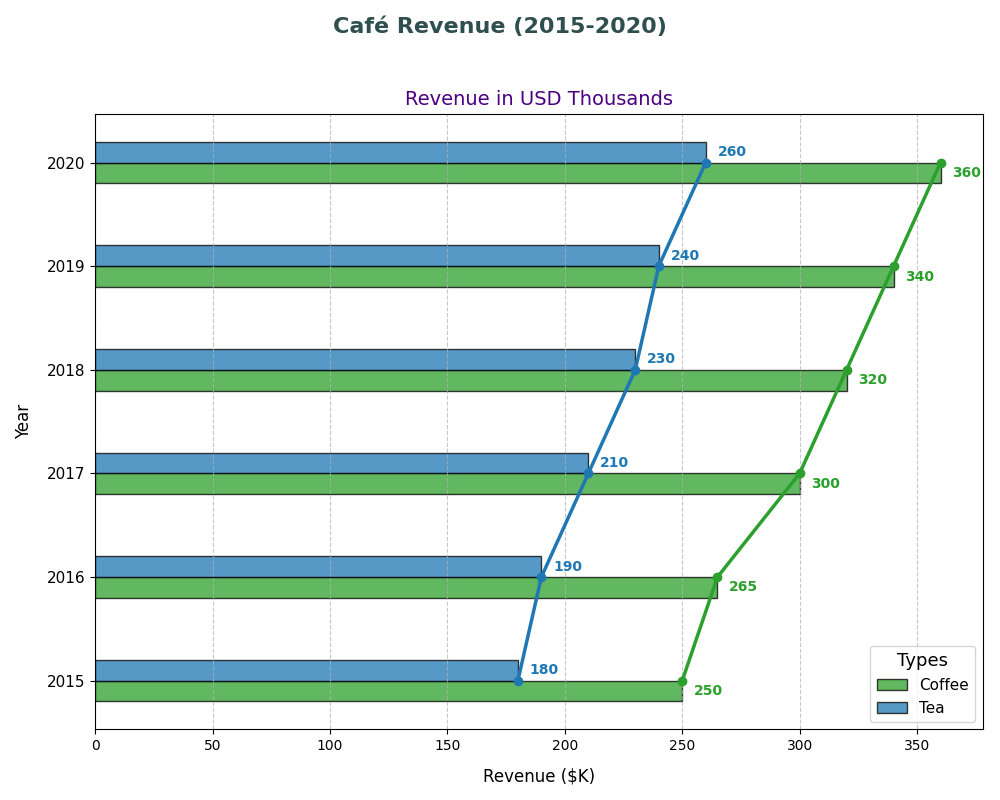

Python code for this plot:
import matplotlib.pyplot as plt
import numpy as np

cafes = ['Coffee', 'Tea']

revenue_2015 = [250, 180]
revenue_2016 = [265, 190]
revenue_2017 = [300, 210]
revenue_2018 = [320, 230]
revenue_2019 = [340, 240]
revenue_2020 = [360, 260]

years = [2015, 2016, 2017, 2018, 2019, 2020]
revenue = np.array([revenue_2015, revenue_2016, revenue_2017, revenue_2018, revenue_2019, revenue_2020])

colors = ['#2ca02c', '#1f77b4']

fig, ax1 = plt.subplots(figsize=(10, 8))

fig.suptitle('Café Revenue (2015-2020)', fontsize=16, fontweight='bold', color='darkslategray')
ax1.set_title('Revenue in USD Thousands', fontsize=14, color='indigo')
ax1.set_xlabel('Revenue ($K)', fontsize=12, labelpad=10)
ax1.set_ylabel('Year', fontsize=12, labelpad=10)

height = 0.2
y = np.arange(len(years))

for i, cafe in enumerate(cafes):
    ax1.barh(y - height/2 + i*height, revenue[:, i], height, label=cafe, color=colors[i], alpha=0.75, edgecolor='black')

for i, cafe in enumerate(cafes):
    ax1.plot(revenue[:, i], y, marker='o', linestyle='-', color=colors[i], linewidth=2.5)
    for j in range(len(years)):
        ax1.text(revenue[j, i] + 5, y[j] + (i-0.5)*height, str(revenue[j, i]), ha='left', va='center', fontsize=10, fontweight='bold', color=colors[i])

ax1.set_yticks(y)
ax1.set_yticklabels(years, fontsize=11)
ax1.legend(loc='lower right', fontsize=11, title='Types', title_fontsize='13')

ax1.grid(axis='x', linestyle='--', alpha=0.7)

plt.tight_layout(rect=[0, 0, 1, 0.95])

plt.show()
